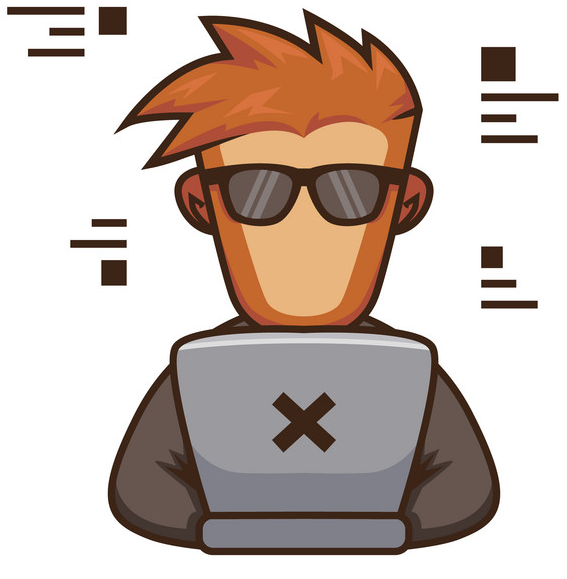
%> input picture a.png, 567 x 579 px
$ octave t8.m   (GNU Octave 9; MATLAB toolbox functions it lacks are replaced by stand-ins)
%> lines starting %> are read from the running program, lines starting %| are printed output that depends on the picture
% Assignment8:
% Task-->Read a color image, and do edge detection on it
% reading orignal image
org = imread('a.png');
%> org is the input picture: size 579x567x3 uint8; mean R, G, B 201.9, 187.4, 179.2
subplot(131);
imshow(org);title('Org Image');

%color to gray
a = rgb2gray(org);
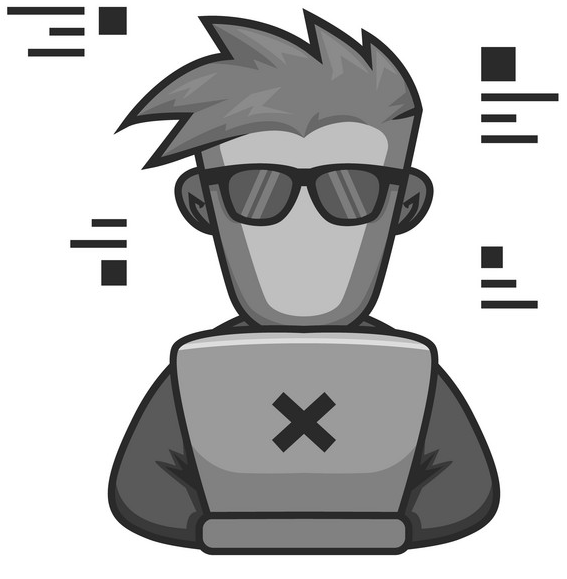
%> a: size 579x567 uint8; min 10, max 255, mean 190.8

%edge detection using sobel
BW1 = edge(a,'sobel');
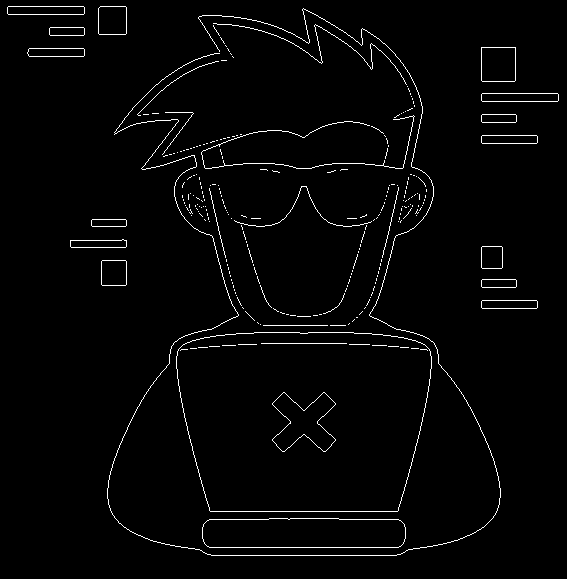
%> BW1: size 579x567 logical; 2.2% white in thin lines or dots
subplot(132);
imshow(BW1);title('Sobel');

%edge detection using sobel
BW2 = edge(a,'canny');
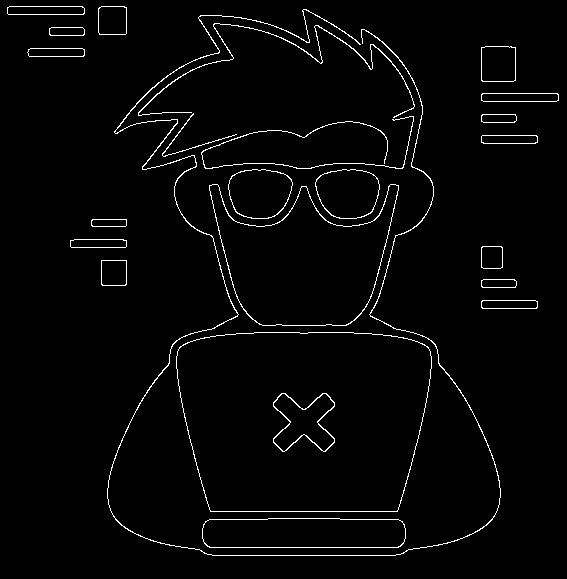
%> BW2: size 579x567 logical; 2.4% white in thin lines or dots
subplot(133);
imshow(BW1);title('Canny');
